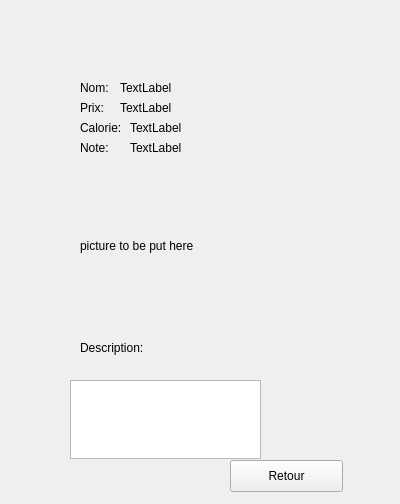
<?xml version="1.0" encoding="UTF-8"?>
<ui version="4.0">
 <class>Form</class>
 <widget class="QWidget" name="Form">
  <property name="geometry">
   <rect>
    <x>0</x>
    <y>0</y>
    <width>400</width>
    <height>504</height>
   </rect>
  </property>
  <property name="windowTitle">
   <string>Form</string>
  </property>
  <widget class="QLabel" name="label_6">
   <property name="geometry">
    <rect>
     <x>80</x>
     <y>120</y>
     <width>51</width>
     <height>16</height>
    </rect>
   </property>
   <property name="text">
    <string>Calorie:</string>
   </property>
  </widget>
  <widget class="QLabel" name="pj_calorie">
   <property name="geometry">
    <rect>
     <x>130</x>
     <y>120</y>
     <width>201</width>
     <height>16</height>
    </rect>
   </property>
   <property name="text">
    <string>TextLabel</string>
   </property>
  </widget>
  <widget class="QLabel" name="label_7">
   <property name="geometry">
    <rect>
     <x>80</x>
     <y>340</y>
     <width>81</width>
     <height>16</height>
    </rect>
   </property>
   <property name="text">
    <string>Description:</string>
   </property>
  </widget>
  <widget class="QLabel" name="label_8">
   <property name="geometry">
    <rect>
     <x>80</x>
     <y>140</y>
     <width>51</width>
     <height>16</height>
    </rect>
   </property>
   <property name="text">
    <string>Note:</string>
   </property>
  </widget>
  <widget class="QLabel" name="pj_name">
   <property name="geometry">
    <rect>
     <x>120</x>
     <y>80</y>
     <width>221</width>
     <height>16</height>
    </rect>
   </property>
   <property name="text">
    <string>TextLabel</string>
   </property>
  </widget>
  <widget class="QLabel" name="pj_note">
   <property name="geometry">
    <rect>
     <x>130</x>
     <y>140</y>
     <width>221</width>
     <height>16</height>
    </rect>
   </property>
   <property name="text">
    <string>TextLabel</string>
   </property>
  </widget>
  <widget class="QLabel" name="label_4">
   <property name="geometry">
    <rect>
     <x>80</x>
     <y>80</y>
     <width>51</width>
     <height>16</height>
    </rect>
   </property>
   <property name="text">
    <string>Nom:</string>
   </property>
  </widget>
  <widget class="QLabel" name="pj_prix">
   <property name="geometry">
    <rect>
     <x>120</x>
     <y>100</y>
     <width>231</width>
     <height>16</height>
    </rect>
   </property>
   <property name="text">
    <string>TextLabel</string>
   </property>
  </widget>
  <widget class="QTextEdit" name="pj_description">
   <property name="geometry">
    <rect>
     <x>70</x>
     <y>380</y>
     <width>191</width>
     <height>79</height>
    </rect>
   </property>
  </widget>
  <widget class="QLabel" name="label_5">
   <property name="geometry">
    <rect>
     <x>80</x>
     <y>100</y>
     <width>31</width>
     <height>16</height>
    </rect>
   </property>
   <property name="text">
    <string>Prix:</string>
   </property>
  </widget>
  <widget class="QPushButton" name="retourBtn">
   <property name="geometry">
    <rect>
     <x>230</x>
     <y>460</y>
     <width>113</width>
     <height>32</height>
    </rect>
   </property>
   <property name="text">
    <string>Retour</string>
   </property>
  </widget>
  <widget class="QLabel" name="pj_picture">
   <property name="geometry">
    <rect>
     <x>80</x>
     <y>160</y>
     <width>171</width>
     <height>171</height>
    </rect>
   </property>
   <property name="text">
    <string>picture to be put here</string>
   </property>
  </widget>
 </widget>
 <resources/>
 <connections/>
</ui>
